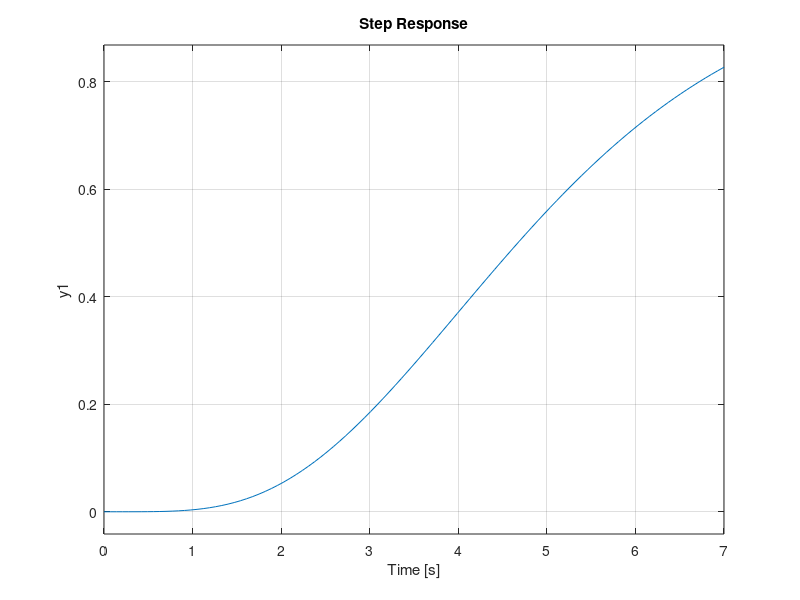

Write the MATLAB code that produced this figure. (Note: this script raises an error after producing the figure.)
% Planta
sys = zpk([], [-1, -1, -1, -1, -1], 1);

% Resposta ao degrau
K = 1
L = 2.3;
T = 7.1 - L;
figure(1)
step(sys)

sys_red = tf([K], [T, 1], 'iodelay', L)
hold on
step(sys_red)

%% Controlador PID
Kp = 1.2*T/L;
Ti = 2*L;
Td = 0.5*L;
s = tf([1 0], [1]);
PID = Kp*(1 + 1/(Ti*s) + Td*s);

% disturbance response
dist_sys = feedback(sys, PID);
% reference response
ref_sys = feedback(sys*PID, 1);

figure(2)
subplot(211)
step(ref_sys)
subplot(212)
step(dist_sys)


